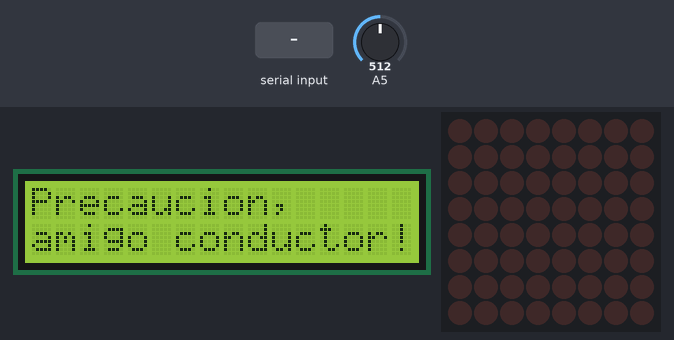
The sketch below on a simulated Arduino Uno, built with avr-gcc and run on an emulated ATmega328P. On the bench: 16×2 character LCD, 8×8 LED matrix. The inputs (shaded band) are chosen by the test bench; at power-on: A5 = 512.

Above: at 1.2 s.
1.3 s: "v90\n" received over Serial
At 3.0 s:
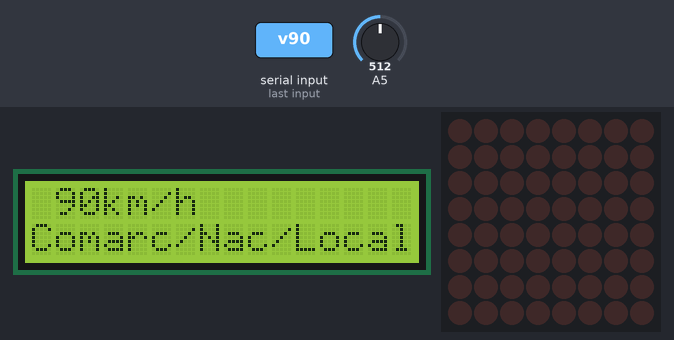
4.0 s: "v,45\n" received over Serial
At 5.2 s:
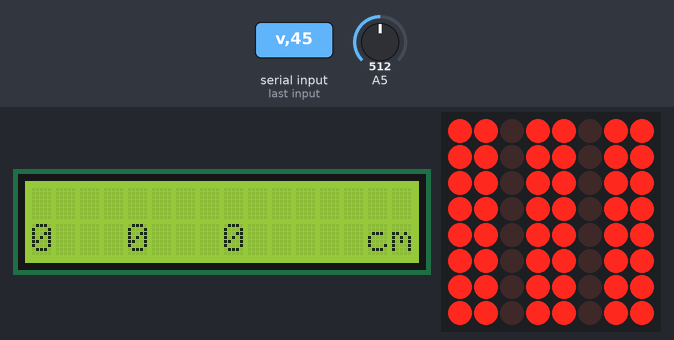
5.5 s: "z90\n" received over Serial
At 6.0 s:
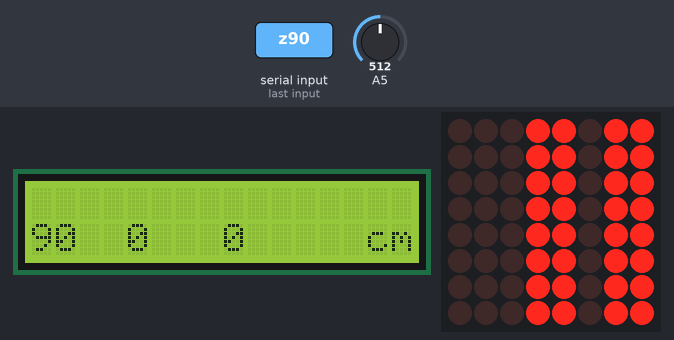
7.0 s: "x90\n" received over Serial
At 8.2 s:
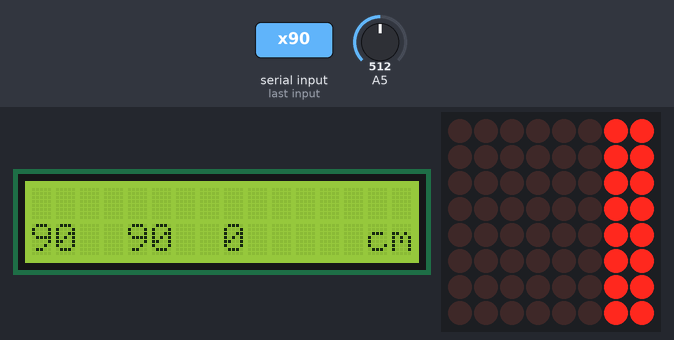
8.5 s: "z,45\n" received over Serial
At 9.4 s:
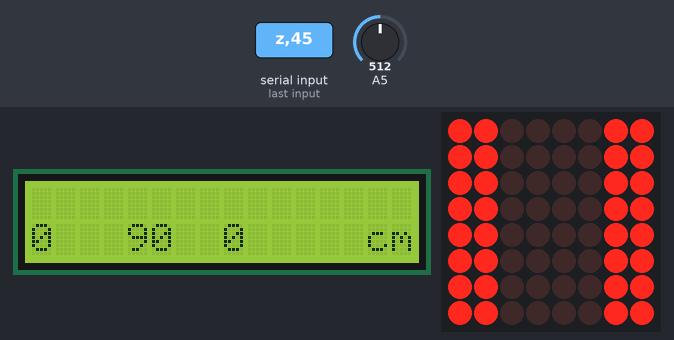
10.0 s: "c90\n" received over Serial
At 10.6 s:
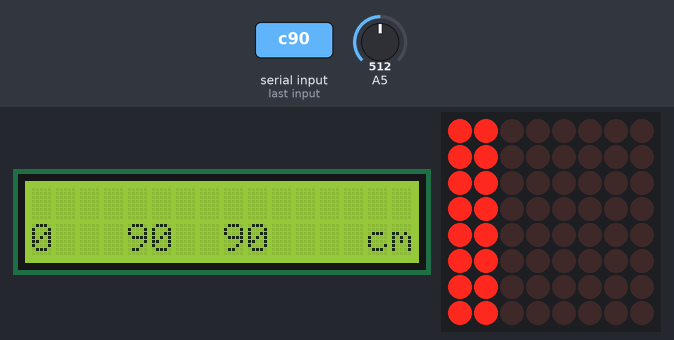
Timing chart, 0 to 12.5 s (numbered marks = the images above; inputs shaded):
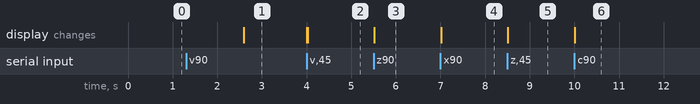

Measured:
- after the input at 1.3 s, the display: first changes after 1.3 s (image 1 shows a later state)
- after the input at 4.0 s, the display: first changes at once (image 2 shows a later state)
- after the input at 5.5 s, the display: changes at once (image 3)
- after the input at 7.0 s, the display: changes at once (image 4)
- after the input at 8.5 s, the display: changes at once (image 5)
- after the input at 10.0 s, the display: changes at once (image 6)

The sketch:

sketchModuloDelantero.ino
```cpp
/*
    +XBEE conectado tal cual al Arduino a través de los cables
    +Tierra (GND) a una de las hileras de la protoboard y 5V a la otra
    +Pantalla LCD con todos sus pines conectados, los que correspondan
  a la Arduino y los que correspondan a la XBEE, los 5V de la LCD a la
  hilera de la protoboard de 5V y la GND de la LCD a la hilera de GND
  de la protoboard
    +SHIELD de LEDs con VCC a la hilera de 5V de la protoboard y con GND a
  GND de la protoboard y DIN soldado al pin 7 digital en el LCD, CS al 6
  y CLK al 5
    +Sensor de luz soldado junto con la resistencia al pin analogico 5 del
  LCD, la resistencia al GND de la protoboard y la otra pata del sensor a
  la hilera 5V de la protoboard
    +Sensor de temperatura, exactamente igual que el de luz pero en el pin
  numero 4
*/

#include <LiquidCrystal.h>
#include <LedControl.h>

#define DINLED 7
#define CSLED 6
#define CLKLED 5
#define QTD_DISP 1

#define SENSLUZ 5
#define SENSTEMP 4

#define mdeINICIO  0
#define mdeAPARCA  1
#define mdeVELOC   2

#define D0  B00000000
#define D1  B00000001
#define D2  B00000011
#define D3  B00000111
#define D4  B00001111
#define D5  B00011111
#define D6  B00111111
#define D7  B01111111
#define D8  B11111111

byte dibuja[9] = {D8, D7, D6, D5, D4, D3, D2, D1, D0};
int cm[3];
int cmCamb[3];
int cols[3][2] = {{0, 1}, {3, 4}, {6, 7}};


LiquidCrystal lcd(8, 9, 4, 5, 6, 7); //Creamos el LCD
LedControl ledMatrix = LedControl(DINLED, CLKLED, CSLED, QTD_DISP);  //Creamos la SHIELD de LEDs

int luzamb;  //Almacen para el valor obtenido por el sensor de luz
int modo;  //Modo actual del modulo delantero (inicio, aparcamiento, velocidad)
int modoAnt;

int velocidad;
int velocidadAnt;

char leida;

int getMode() {  //Obtiene el modo actual en funcion de la velocidad
  if (velocidad >= 15) {
    if (velocidad <= 120) {
      ledMatrix.shutdown(0, true);
    }
    return mdeVELOC;
  } else {
    ledMatrix.shutdown(0, false);
    return mdeAPARCA;
  }
}

void mngLEDs() {//muestra los valores de distancia de una forma grafica en la matriz de LEDs
  int divent; //division entera de la distancia entre 5 (los LEDs representan rangos de 5cm)
  for (int i = 0; i < 3; i++) {
    divent = cm[i] / 5;
    if (divent > 8) {
      divent = 8;
    }    ledMatrix.setColumn(0, cols[i][0], dibuja[divent]);


    ledMatrix.setColumn(0, cols[i][1], dibuja[divent]);
  }
}

void mngMode(int modo) {  //Realiza las acciones correspondientes al modo actual
  if (modo == mdeINICIO) {  //Si estamos en el modo de INICIO
    if (modoAnt != mdeINICIO) {
      lcd.clear();
      ledMatrix.clearDisplay(0);
      lcd.setCursor(0, 0);
      lcd.print("Precaucion,     ");
      lcd.setCursor(0, 1);
      lcd.print("amigo conductor!");
      delay(2500);  //Esperamos 2.5s
    }
  } else if (modo == mdeVELOC) {  //Si estamos en el modo de VELOCIDAD
    if (modoAnt != mdeVELOC) {
      lcd.clear();


    }
    lcd.setCursor(0, 0);
    if (velocidad < 100) {  //Esto es para crear un espacio en caso de que sean menos de 100km/h
      lcd.print(" ");
    }
    lcd.print(velocidad);  //Muestra la velocidad con 2 decimales
    lcd.print("km/h");
    lcd.setCursor(0, 1);
    if (velocidad <= 50) {
      lcd.print("Poblacion");
    } else if (velocidad <= 90) {
      lcd.print("Comarc/Nac/Local");
    } else if (velocidad <= 120) {
      lcd.print("Autovia/Autopist");
    }
    if (velocidad > 120) {
      lcd.print("                ");
      ledMatrix.shutdown(0, false);
      for (int i = 0; i < 8; i++) {
        ledMatrix.setColumn(0, i, dibuja[0]);
      }
      delay(100);
      for (int i = 0; i < 8; i++) {
        ledMatrix.setColumn(0, i, dibuja[8]);
      }
      delay(100);
    }
  }
  else if (modo == mdeAPARCA) {  //Si estamos en modo de aparcamiento
    mngLEDs();
    if (modoAnt != mdeAPARCA) {
      cmCamb[0] = 1;
      cmCamb[1] = 1;
      cmCamb[2] = 1;
      lcd.clear();
      lcd.setCursor(0, 0);
      lcd.setCursor(14, 1);
      lcd.print("cm");
      ledMatrix.clearDisplay(0);     //Limpiamos la matriz 0
      ledMatrix.setColumn(0, 2, D0);
      ledMatrix.setColumn(0, 5, D0);
    }
    if (cmCamb[0]) {
      lcd.setCursor(0, 1);
      lcd.print("   ");
      lcd.setCursor(0, 1);
      if (cm[0] > 999) {
        lcd.print("HIG");
      } else {
        lcd.print(cm[0]);
      }
      cmCamb[0] = 0;
    }
    if (cmCamb[1]) {
      lcd.setCursor(4, 1);
      lcd.print("   ");
      lcd.setCursor(4, 1);
      if (cm[1] > 999) {
        lcd.print("HIG");
      } else {
        lcd.print(cm[1]);
      }
      cmCamb[1] = 0;
    }
    if (cmCamb[2]) {
      lcd.setCursor(8, 1);
      lcd.print("   ");
      lcd.setCursor(8, 1);
      if (cm[2] > 999) {
        lcd.print("HIG");
      } else {
        lcd.print(cm[2]);
      }
      cmCamb[2] = 0;
    }
  }
}

void lecturaDatos() { //lee los datos enviados por el modulo trasero
  while (Serial.available() > 0) {
    String lectura;
    leida = Serial.read();
    if (leida == 'v') {
      leida = Serial.read();
      while (leida != 'f') {
        lectura = lectura + leida;
        if (Serial.available() > 0) {
          leida = Serial.read();
        } else {
          leida = 'f';
        }
      }
      velocidadAnt = velocidad;
      velocidad = lectura.toInt();
    } else if (leida == 'z') {
      leida = Serial.read();
      while (leida != 'f') {
        lectura = lectura + leida;
        if (Serial.available() > 0) {
          leida = Serial.read();
        } else {
          leida = 'f';
        }
      }
      cm[0] = lectura.toInt();
      cmCamb[0] = 1;
    } else if (leida == 'x') {
      leida = Serial.read();
      while (leida != 'f') {
        lectura = lectura + leida;
        if (Serial.available() > 0) {
          leida = Serial.read();
        } else {
          leida = 'f';
        }
      }
      cm[1] = lectura.toInt();
      cmCamb[1] = 1;
    } else if (leida == 'c') {
      leida = Serial.read();
      while (leida != 'f') {
        lectura = lectura + leida;
        if (Serial.available() > 0) {
          leida = Serial.read();
        } else {
          leida = 'f';
        }
        cm[2] = lectura.toInt();
        cmCamb[2] = 1;
      }
    }
  }
}

void setup() {
  modoAnt = 5;
  lcd.begin(16, 2);
  modo = mdeINICIO;
  velocidad = 0;
  ledMatrix.shutdown(0, false);  //Ponemos el estado apagado a falso en la matriz de LEDs 0, es decir, encendemos la matriz de LEDs
  ledMatrix.setIntensity(0, 16);  //Colocamos un valor de intensidad de brillo de 5 (0~16)
  ledMatrix.clearDisplay(0);     //Limpiamos la matriz 0
  Serial.begin(9600);  //Inicia la conexion entre XBEEs
}

void loop() {

  lecturaDatos();
  if (analogRead(5) < 900) {  //Enciende la luz si esta el sensor recibe un valor de mas de 900, si no la apaga
    pinMode(10, INPUT);
  } else {
    pinMode(10, OUTPUT);
    digitalWrite(10, LOW);
  }
  mngMode(modo);  //Gestiona el modo
  modoAnt = modo;
  modo = getMode();  //Obtiene el nuevo modo
}
```
